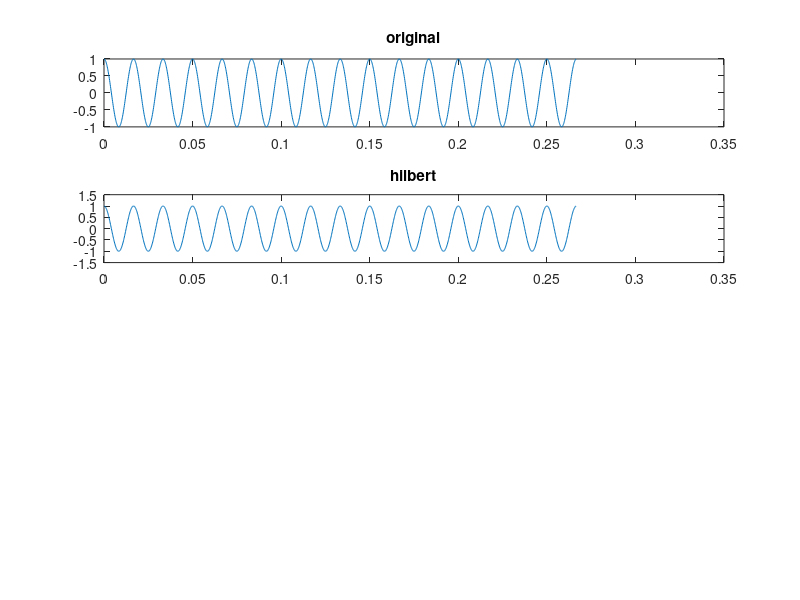

The MATLAB source for this figure: (Note: this script raises an error after producing the figure.)
%resources: https://books.google.ca/books?id=N7QgBQAAQBAJ&pg=PA40&lpg=PA40&dq=fft+dsp+chip+computation+time&source=bl&ots=FYRRHsqchb&sig=5FZtx4Ul9XSOhE1zqcR8rhBfAqI&hl=en&sa=X&ved=0ahUKEwiCvK7rnMzNAhWrx4MKHRGDCkAQ6AEITTAI#v=onepage&q=fft%20dsp%20chip%20computation%20time&f=false
% %http://link.springer.com/chapter/10.1007%2F3-540-45675-9_83#page-1
% http://www.eed.nctu.edu.tw/files/writing/5223_ded84c73.pdf

clear All;

% Time specifications
fc = 60;                     % hertz
fs = fc * 100;                   % samples per second for constructing the sine wave
dt = 1/fs;                   % seconds per sample
StopTime = 2 * 8 / fc;             % seconds
t = (0:dt:StopTime-dt);     % seconds

%ov is original voice
% Sine wave:

%generate compound test signal
% y = 0;
% for i = 300: 1 : 300 %300 Hz only right now
%     y = y + cos(2*pi*fc*i*t);
% end

y = cos(2*pi*fc*t)';
%y = y';

%[y, fs] = audioread('y.wav');
%y = y(:,1);
%info = audioinfo('y.wav');
%t = 0:seconds(1/fs):seconds(info.Duration);
%t = t(1:end-1);

subplot(4,1,1);
plot(t,y);
title('original');

y = hilbert(y); %make analytical signal
subplot(4,1,2);
plot(t,y);
title('hilbert');


%samples_for_cycle = fs / fc; %unit is samples taken to complete one wavecycle
%d = int32(0.34 * samples_for_cycle); %unit is samples
%latency = double(d) / fs; %seconds

windowsize = 64;
fftsize = 64;
wshft = 1; %samples to advance the sliding window by

w = ones(windowsize,1); %windowing function
%w = hamming(windowsize);

stft_matrix = mystft(y,w,wshft,fftsize);  %matrix containing all the individual frequency points for all window slides
                                    %to optimize to use actual sliding FFT, and not matrix

stft_matrix_original = stft(y,w,wshft,fftsize);  
                                    
istft_matrix = zeros(size(stft_matrix)); %init with zeros

for r = 1 : 1 : size(stft_matrix, 1)
    istft_matrix(r,:) = ifft(stft_matrix(r,:),fftsize);
end


wcenter = floor(windowsize/2);
wstart = wcenter;
if wshft > 1
    wstart = floor(wcenter - wshft / 2);
end

yi = zeros(length(y),1);
yindex = 0; 

for r = 1: 1 : size(istft_matrix,1)
    %reconstruct time domain signal
    yi(yindex + 1 : yindex + wshft) = istft_matrix(r,wstart:(wstart-1)+wshft);
    yindex = yindex + wshft;
end



subplot(4,1,3);
plot(t,yi);
title('yi');

%add latency to the anti-voice relative to the input signal, and mix
%result = y(1+d:length(y)) + yi(1:length(yi) - d);
result = y(wcenter:length(y) -1) - yi(1:length(yi) - wcenter);

subplot(4,1,4);
plot(t(1:length(result)),result);
title('difference signal');

%plot(t, y, 'r');
%hold off;

audiowrite('yi.wav', (yi),fs);
audiowrite('yr.wav', (result),fs);

avgy = mean(abs(y));
avgyi = mean(abs(yi));
avgyr = mean(abs(result));